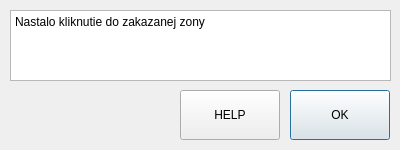
<?xml version="1.0" encoding="UTF-8"?>
<ui version="4.0">
 <class>errorDialog</class>
 <widget class="QDialog" name="errorDialog">
  <property name="geometry">
   <rect>
    <x>0</x>
    <y>0</y>
    <width>400</width>
    <height>150</height>
   </rect>
  </property>
  <property name="windowTitle">
   <string>Dialog</string>
  </property>
  <widget class="QPlainTextEdit" name="plainTextEdit">
   <property name="geometry">
    <rect>
     <x>10</x>
     <y>10</y>
     <width>381</width>
     <height>71</height>
    </rect>
   </property>
   <property name="plainText">
    <string>Nastalo kliknutie do zakazanej zony
</string>
   </property>
  </widget>
  <widget class="QPushButton" name="pushButton_Accept">
   <property name="geometry">
    <rect>
     <x>290</x>
     <y>90</y>
     <width>100</width>
     <height>50</height>
    </rect>
   </property>
   <property name="text">
    <string>OK</string>
   </property>
  </widget>
  <widget class="QPushButton" name="pushButton_Pomocka">
   <property name="geometry">
    <rect>
     <x>180</x>
     <y>90</y>
     <width>100</width>
     <height>50</height>
    </rect>
   </property>
   <property name="text">
    <string>HELP</string>
   </property>
  </widget>
 </widget>
 <resources/>
 <connections/>
</ui>
